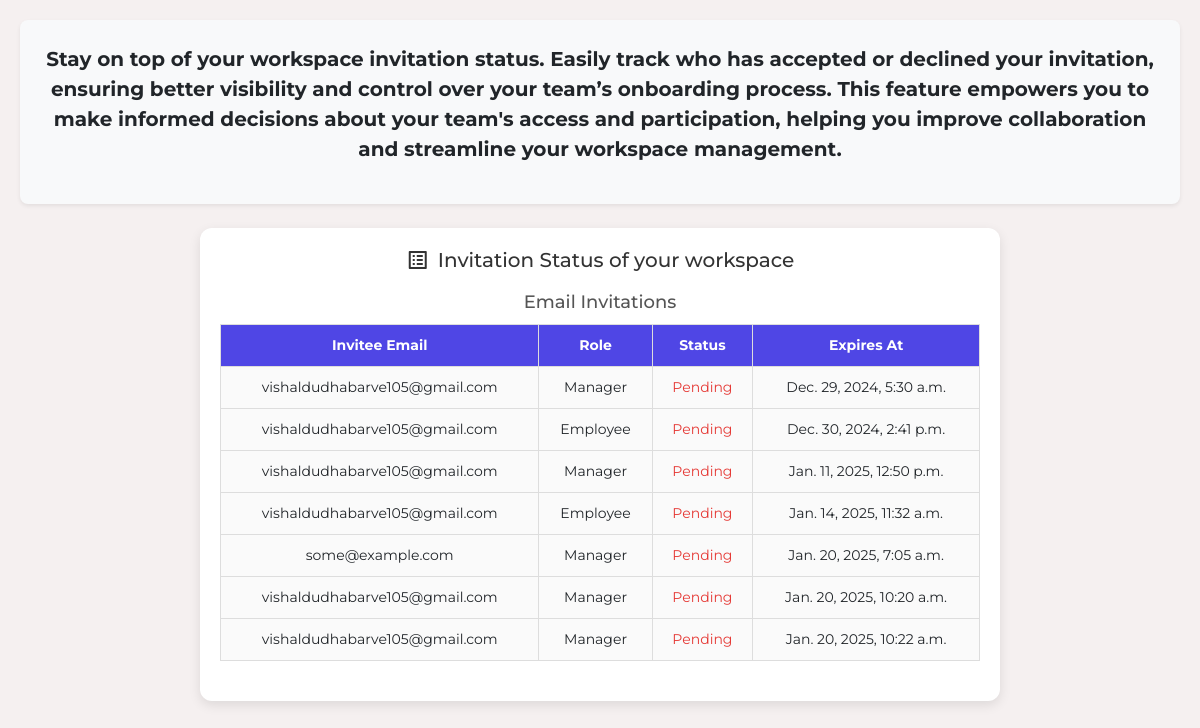
/calendar/organization/8/invitations/ (signed in), run on the app's committed database.
### accounts/models.py (models this page shows, shortened)
class EmailInvitation(models.Model):
    STATUS_CHOICES = (
        ('pending', 'Pending'),
        ('accepted', 'Accepted'),
        ('rejected', 'Rejected'),
    )
    ROLE_CHOICES = (
        ('manager', 'Manager'),
        ('employee', 'Employee'),
    )
    inviter = models.ForeignKey(User, related_name='email_sent_invitations', on_delete=models.CASCADE)
    invitee_email = models.EmailField()
    organization = models.ForeignKey(Organization, related_name='email_invitations', on_delete=models.CASCADE)
    role = models.CharField(max_length=20, choices=ROLE_CHOICES)
    token = models.CharField(max_length=64, unique=True)
    status = models.CharField(max_length=20, choices=STATUS_CHOICES, default='pending')
    expires_at = models.DateTimeField()

### calendar_plus/views.py (the view)
# urls.py: path('organization/<int:organization_id>/invitations/',views.InvitationStatusView.as_view(), name='invitation_status'),
class InvitationStatusView(LoginRequiredMixin, ListView):
    template_name = 'calendar/invitation_status.html'
    context_object_name = 'invitations'
    def get_queryset(self):
        organization_id = self.kwargs.get('organization_id')
        organization = get_object_or_404(Organization, id=organization_id)
        user_profile = Profile.objects.filter(user=self.request.user, organization=organization).first()
        if not user_profile or not (user_profile.is_admin or user_profile.is_manager):
            return HttpResponseForbidden("You do not have permission to view this page.")
        email_invitations = EmailInvitation.objects.filter(organization=organization)
        return {
            'email_invitations': email_invitations,
        }
    def get_context_data(self, **kwargs):
        context = super().get_context_data(**kwargs)
        context.update(self.get_queryset())
        return context

### calendar_plus/templates/calendar/invitation_status.html (shortened to what this page needs)
<!DOCTYPE html>
<html lang="en">
<head>
<link href="https://cdn.jsdelivr.net/npm/bootstrap@5.3.0-alpha1/dist/css/bootstrap.min.css" rel="stylesheet">
</head>
<body>
    <section class="new text-center py-4 px-3 shadow-sm rounded-3 bg-light">
        <p class="lead fw-bold text-dark">
            Stay on top of your workspace invitation status. Easily track who has accepted or declined your invitation, ensuring better visibility and control over your team’s onboarding process. This feature empowers you to make informed decisions about your team's access and participation, helping you improve collaboration and streamline your workspace management.
        </p>
    </section>
    <br>
    <div class="container">
        <h1>
            <span class="material-icons">list_alt</span>
            Invitation Status of your workspace
        </h1>
        <h2>Email Invitations</h2>
        <table>
            <thead>
                <tr>
                    <th>Invitee Email</th>
                    <th>Role</th>
                    <th>Status</th>
                    <th>Expires At</th>
                </tr>
            </thead>
            <tbody>
                {% for email_invitation in email_invitations %}
                <tr>
                    <td>{{ email_invitation.invitee_email }}</td>
                    <td>{{ email_invitation.get_role_display }}</td>
                    <td class="{% if email_invitation.status == 'pending' %}status-pending{% elif email_invitation.status == 'accepted' %}status-accepted{% endif %}">
                        {{ email_invitation.get_status_display }}
                    </td>
                    <td>{{ email_invitation.expires_at }}</td>
                </tr>
                {% empty %}
                <tr>
                    <td colspan="4">No email invitations found.</td>
                </tr>
                {% endfor %}
            </tbody>
        </table>
    </div>
</body>
</html>

### calendar_plus/templates/calendar/invitation_status.html (style rules this page uses)
* { box-sizing: border-box; margin: 0; padding: 0; font-family: 'Montserrat', sans-serif; }
body { background-color: #f5f0f0; display: flex; flex-direction: column; align-items: center; min-height: 100vh; padding: 20px; overflow: hidden; }
.container { background-color: #ffffff; box-shadow: 0 4px 12px rgba(0, 0, 0, 0.1); border-radius: 12px; padding: 20px; max-width: 800px; width: 100%; max-height: 80vh; overflow-y: auto; animation: fadeIn 1s forwards, slideIn 1s forwards 0.5s; text-align: center; position: relative; }
h1 { font-size: 20px; margin-bottom: 10px; color: #333; display: flex; align-items: center; justify-content: center; gap: 8px; }
h2 { font-size: 18px; margin-top: 20px; margin-bottom: 10px; color: #555; text-align: center; }
table { width: 100%; border-collapse: collapse; margin-bottom: 20px; }
th, td { padding: 10px; border: 1px solid #ddd; font-size: 14px; }
th { background-color: #4f46e5; color: #fff; }
td { background-color: #fafafa; }
.status-pending { color: #e53935; }

### data on the page
EmailInvitation: invitee_email "vishaldudhabarve105@gmail.com", role "Manager", status "Pending", expires_at "Dec. 29, 2024, 5:30 a.m."
EmailInvitation: invitee_email "vishaldudhabarve105@gmail.com", role "Employee", status "Pending", expires_at "Dec. 30, 2024, 2:41 p.m."
EmailInvitation: invitee_email "vishaldudhabarve105@gmail.com", role "Manager", status "Pending", expires_at "Jan. 11, 2025, 12:50 p.m."
EmailInvitation: invitee_email "vishaldudhabarve105@gmail.com", role "Employee", status "Pending", expires_at "Jan. 14, 2025, 11:32 a.m."
EmailInvitation: invitee_email "some@example.com", role "Manager", status "Pending", expires_at "Jan. 20, 2025, 7:05 a.m."
EmailInvitation: invitee_email "vishaldudhabarve105@gmail.com", role "Manager", status "Pending", expires_at "Jan. 20, 2025, 10:20 a.m."
EmailInvitation: invitee_email "vishaldudhabarve105@gmail.com", role "Manager", status "Pending", expires_at "Jan. 20, 2025, 10:22 a.m."
